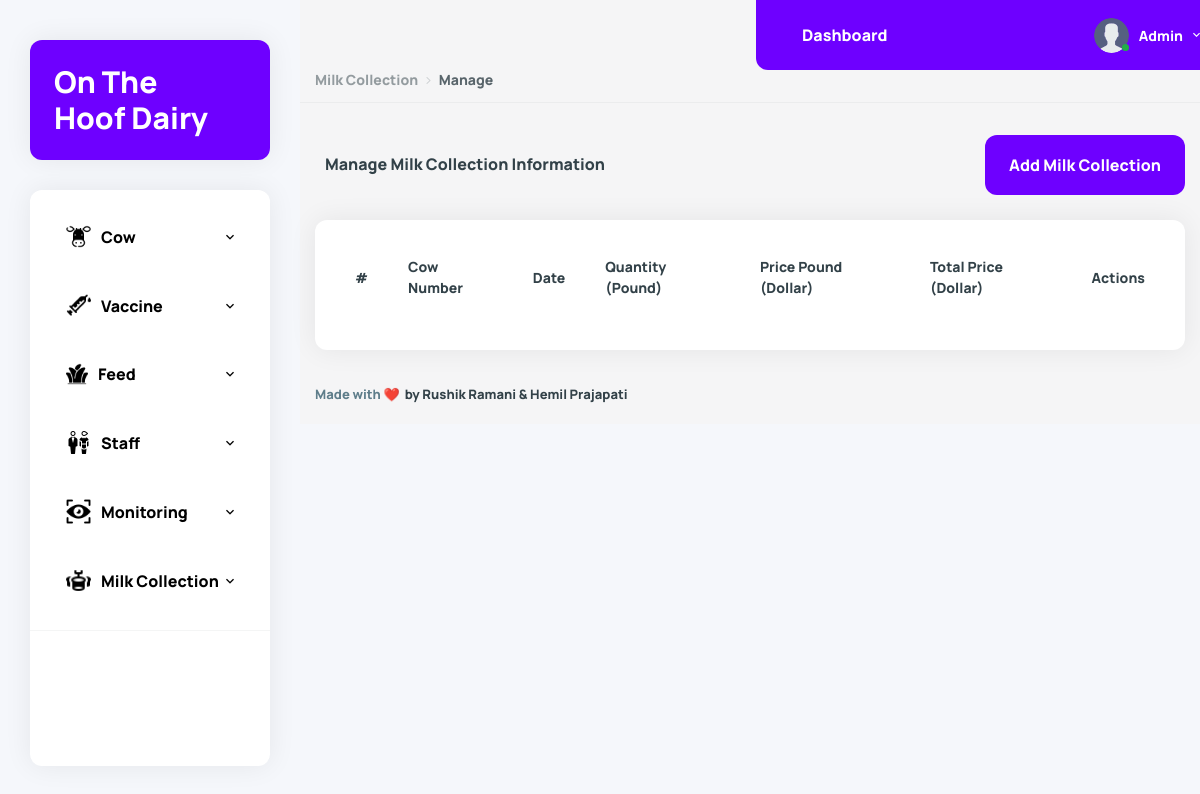
Before: /OTHD/manage-milkcollection.php (signed in) with the older database file.
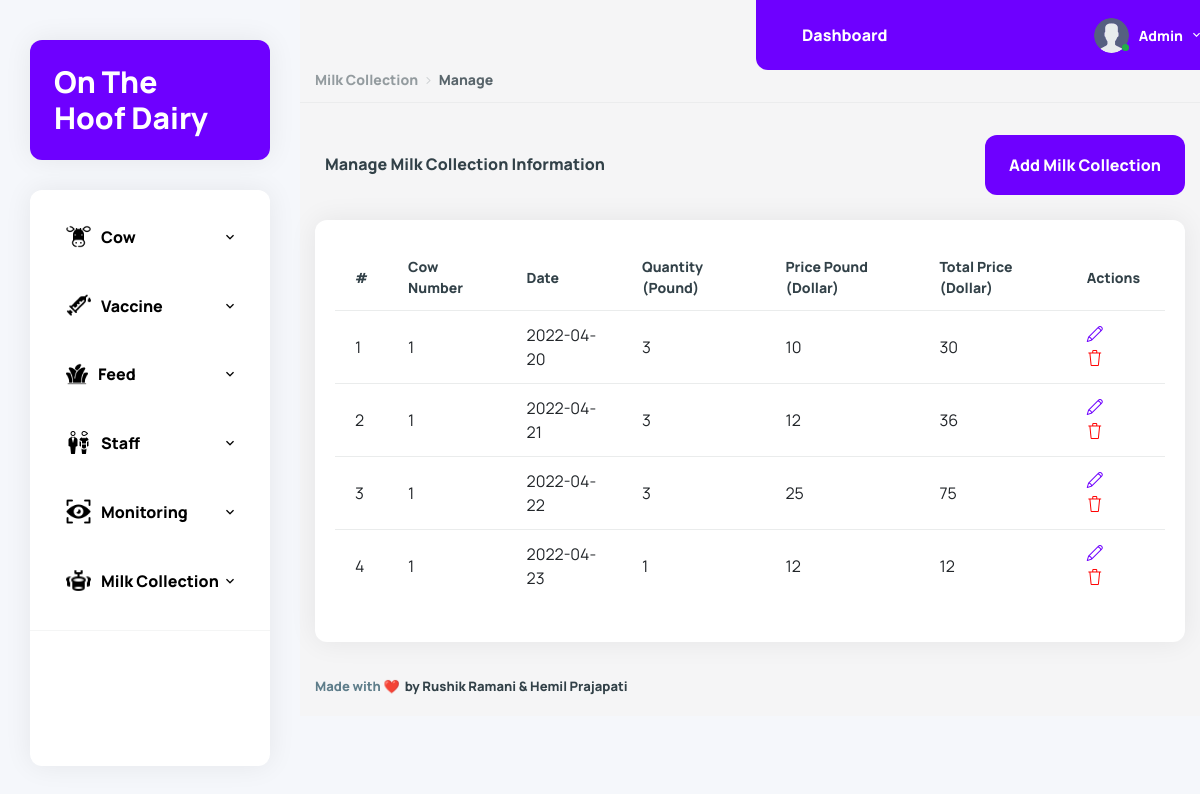
After: the same page with the newer database file.
### tables this page shows
CREATE TABLE `tblmcoll` (
  `id` int(11) NOT NULL,
  `CowNumber` int(11) NOT NULL,
  `Date` date NOT NULL,
  `Liter` varchar(255) NOT NULL,
  `priceperpound` varchar(255) NOT NULL
);

### OTHD/manage-milkcollection.php (the view, shortened to what this page needs)
<?php
include('includes/config.php');
if (strlen($_SESSION['aid'] == 0)) {
    header('location:logout.php');
} else {
?>
    <!DOCTYPE html>
    <html lang="en">
    <head>
        <link href="vendors/datatables.net-dt/css/jquery.dataTables.min.css" rel="stylesheet" type="text/css" />
        <link href="vendors/datatables.net-responsive-dt/css/responsive.dataTables.min.css" rel="stylesheet" type="text/css" />
        <link href="vendors/jquery-toggles/css/toggles.css" rel="stylesheet" type="text/css">
        <link href="vendors/jquery-toggles/css/themes/toggles-light.css" rel="stylesheet" type="text/css">
        <link href="dist/css/style.css" rel="stylesheet" type="text/css">
        <script src="https://cdn.tailwindcss.com"></script>
    </head>
    <body>
        <div class="hk-wrapper hk-vertical-nav ml-[300px]">
            <?php include_once('includes/navbar.php');
            include_once('includes/sidebar.php');
            ?>
            <div class="hk-pg-wrapper ml-0">
                <nav class="hk-breadcrumb" aria-label="breadcrumb">
                    <ol class="breadcrumb breadcrumb-light bg-transparent">
                        <li class="breadcrumb-item"><a href="#">Milk Collection</a></li>
                        <li class="breadcrumb-item active" aria-current="page">Manage</li>
                    </ol>
                </nav>
                <div class="container">
                    <div class="hk-pg-header">
                        <h4 class="hk-pg-title"><span class="pg-title-icon"><span class="feather-icon"><i data-feather="database"></i></span></span>Manage Milk Collection Information</h4>
                        <a href="add-milkcollection.php"><button class="btn btn-danger ">Add Milk Collection</button></a>
                    </div>
                    <div class="row">
                        <div class="col-xl-12">
                            <section class="hk-sec-wrapper rounded-xl">
                                <div class="row">
                                    <div class="col-sm">
                                        <div class="table-wrap">
                                            <table id="example" class="table table-hover w-100 display pb-30">
                                                <thead>
                                                    <tr>
                                                        <th>#</th>
                                                        <th>Cow Number</th>
                                                        <th>Date</th>
                                                        <th>Quantity (Pound)</th>
                                                        <th>Price Pound (Dollar)</th>
                                                        <th>Total Price (Dollar)</th>
                                                        <th>Actions</th>
                                                    </tr>
                                                </thead>
                                                <tbody>
                                                    <?php
                                                    $query = mysqli_query($con, "select * from tblmcoll");
                                                    $cnt = 1;
                                                    while ($row = mysqli_fetch_array($query)) {
                                                    ?>
                                                        <tr>
                                                            <td><?php echo $cnt; ?></td>
                                                            <td><?php echo $row['CowNumber']; ?></td>
                                                            <td><?php echo $row['Date']; ?></td>
                                                            <td><?php echo $row['Liter']; ?></td>
                                                            <td><?php echo $row['priceperpound']; ?></td>
                                                            <td><?php echo ($row['Liter'] * $row['priceperpound']);?></td>
                                                            <td>
                                                                <a href="edit-milkcollection.php?id=<?php echo $row['id']; ?>" class="mr-25" data-toggle="tooltip" data-original-title="Edit"> <i class="icon-pencil"></i></a>
                                                                <a href="manage-milkcollection.php?del=<?php echo $row['id']; ?>" data-toggle="tooltip" data-original-title="Delete" onclick="return confirm('Do you really want to delete?');"> <i class="icon-trash txt-danger"></i> </a>
                                                            </td>
                                                        </tr>
                                                    <?php
                                                        $cnt++;
                                                    } ?>
                                                </tbody>
                                            </table>
                                        </div>
                                    </div>
                                </div>
                            </section>
                        </div>
                    </div>
                </div>
                <?php include_once('includes/footer.php'); ?>
            </div>
        </div>
    </body>
    </html>
<?php } ?>

### OTHD/includes/navbar.php (shortened to what this page needs)
<nav class="navbar navbar-expand-xl  fixed-top hk-navbar h-[70px] shadow-lg custom-nav left-[300px] bg-[#6e00ff] text-white">
    <div class="dashboard-c pl-[30px]">
        <a href="dashboard.php" class="dashboard-link"><p>Dashboard</p></a>
    </div>
    <ul class="navbar-nav hk-navbar-content navbar-tital">
        <li class="nav-item dropdown dropdown-authentication">
            <a class="nav-link dropdown-toggle no-caret" href="#" role="button" data-toggle="dropdown" aria-haspopup="true" aria-expanded="false">
                <div class="media">
                    <div class="media-img-wrap">
                        <div class="avatar">
                            <img src="dist/img/user.png" alt="user" class="avatar-img rounded-circle">
                        </div>
                        <span class="badge badge-success badge-indicator"></span>
                    </div>
                    <?php
                    $adminid = $_SESSION['aid'];
                    $query = mysqli_query($con, "select AdminName from tbladmin where id='$adminid'");
                    $row = mysqli_fetch_array($query);
                    ?>
                    <div class="media-body">
                        <span class="bg-whitec"><?php echo $row['AdminName']; ?><i class="zmdi zmdi-chevron-down"></i></span>
                    </div>
                </div>
            </a>
        </li>
    </ul>
</nav>

### OTHD/includes/sidebar.php (shortened to what this page needs)
<nav class="hk-nav hk-nav-light cw ">
    <div class="hm-tital absolute">
        <a href="dashboard.php">
            <h1 class="font-black text-3xl p-4">On The <br /> Hoof Dairy</h1>
        </a>
    </div>
    <div class="nicescroll-bar">
        <div class="navbar-nav-wrap ">
            <ul class="navbar-nav flex-column sidebar-bg">
                <li class="nav-item">
                    <a class="nav-link" href="javascript:void(0);" data-toggle="collapse" data-target="#cats_drp">
                        <span class="sidebar-icon sidebar1 " ></span>
                        <span class="nav-link-text">Cow</span></a>
                </li>
                <li class="nav-item">
                    <a class="nav-link" href="javascript:void(0);" data-toggle="collapse" data-target="#vaccine_record">
                        <span class="sidebar-icon sidebar2"></span>
                        <span class="nav-link-text">Vaccine</span></a>
                </li>
                <li class="nav-item">
                    <a class="nav-link" href="javascript:void(0);" data-toggle="collapse" data-target="#company_drp">
                        <span class="sidebar-icon sidebar3 h-[22px] w-[22px]"></span>
                        <span class="nav-link-text">Feed</span></a>
                </li>
                <li class="nav-item">
                    <a class="nav-link" href="javascript:void(0);" data-toggle="collapse" data-target="#product_drp">
                        <span class="sidebar-icon sidebar4"></span>
                        <span class="nav-link-text">Staff</span></a>
                </li>
                <li class="nav-item">
                    <a class="nav-link" href="javascript:void(0);" data-toggle="collapse" data-target="#staff">
                        <span class="sidebar-icon sidebar5"></span>
                        <span class="nav-link-text">Monitoring</span></a>
                </li>
                <li class="nav-item">
                    <a class="nav-link" href="javascript:void(0);" data-toggle="collapse" data-target="#milk_collection">
                        <span class="sidebar-icon sidebar6"></span>
                        <span class="nav-link-text">Milk Collection</span></a>
                </li>
            </ul>
            <hr class="nav-separator">
        </div>
    </div>
</nav>

### OTHD/includes/footer.php
<div class="hk-footer-wrap container">
    <footer class="footer">
        <div class="row">
            <div class="col-md-6 col-sm-12">
                <p>Made with ❤️<a class="text-dark">by Rushik Ramani & Hemil Prajapati</a></p>
            </div>
        </div>
    </footer>
</div>

Changed rows visible on the page:
added tblmcoll: CowNumber "1", Date "2022-04-20", Liter "3", priceperpound "10", $row['Liter'] * $row['priceperpound'] "30"
added tblmcoll: CowNumber "1", Date "2022-04-21", Liter "3", priceperpound "12", $row['Liter'] * $row['priceperpound'] "36"
added tblmcoll: CowNumber "1", Date "2022-04-22", Liter "3", priceperpound "25", $row['Liter'] * $row['priceperpound'] "75"
added tblmcoll: CowNumber "1", Date "2022-04-23", Liter "1", priceperpound "12", $row['Liter']*$row['priceperpound'] "12"
